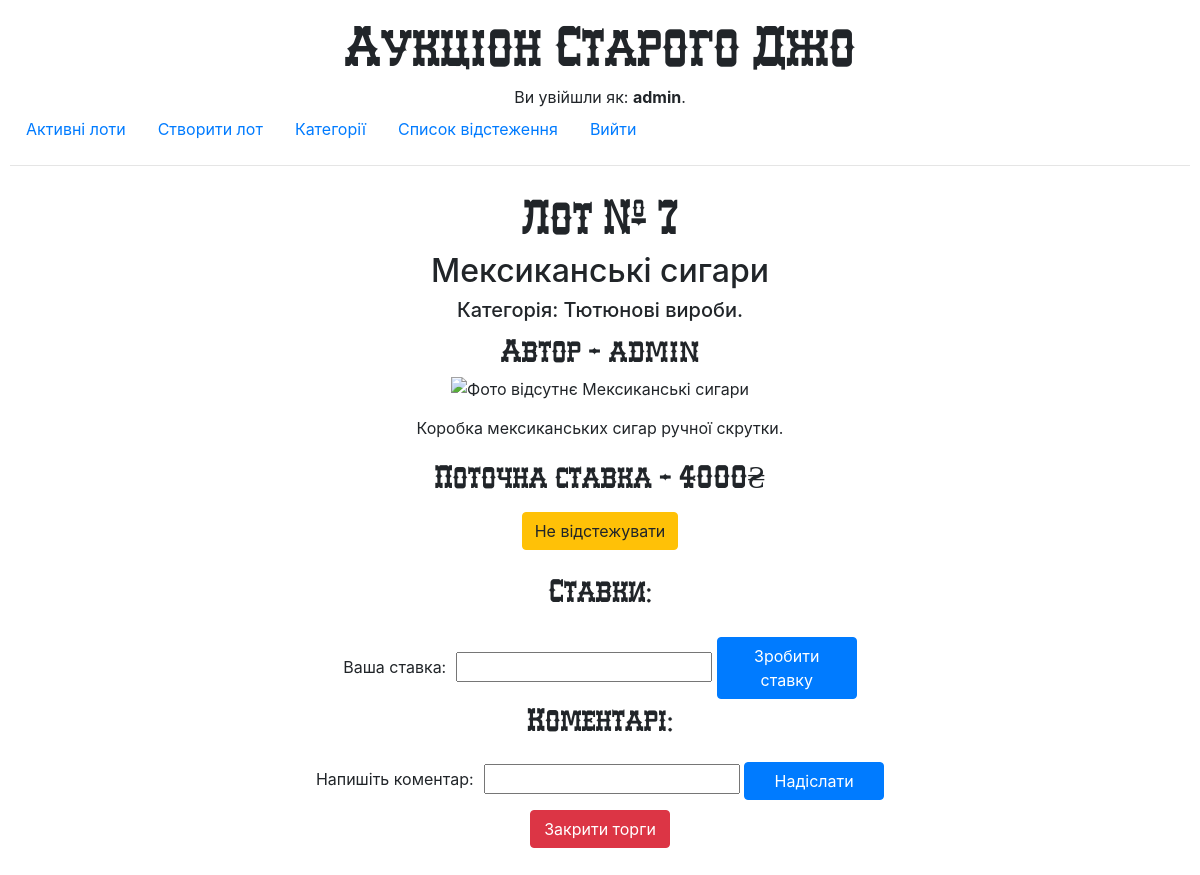
The page /lot/7 (signed in) on the database as committed earlier.
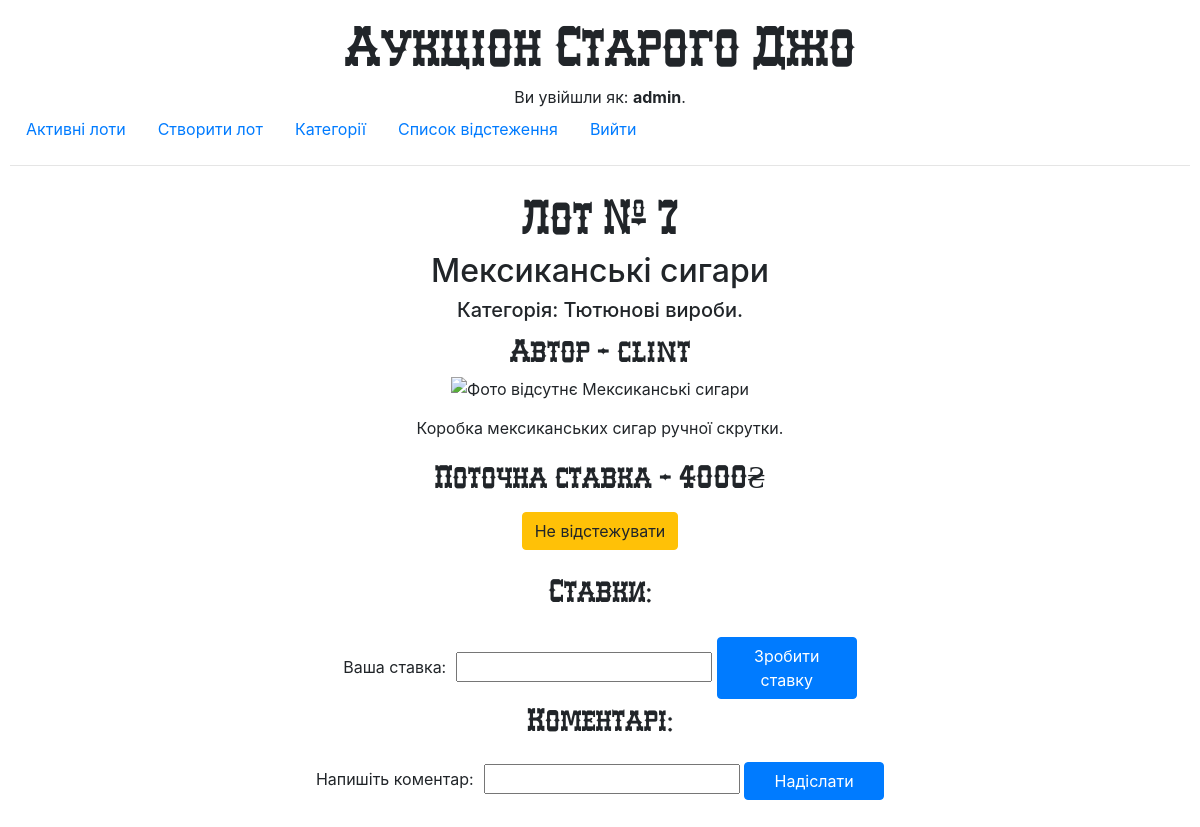
The same page on the database as committed later.
### auctions/models.py (models this page shows, shortened)
class User(AbstractUser):
    def __str__(self):
        return self.username

class Lot(models.Model):
    title = models.CharField(max_length=64)
    description  = models.TextField(max_length=512)
    first_bet = models.IntegerField()
    default_bet = models.IntegerField(default=1, blank=True)
    photo = models.URLField(max_length=200, blank=True)
    category = models.ManyToManyField(Category, related_name="lots")
    author = models.ForeignKey(User, default="1", on_delete=CASCADE, related_name="lot")
    is_open = models.BooleanField(default=1)

class Category(models.Model):
    category_title = models.CharField(max_length=64)
    eng_title = models.CharField(max_length=64, blank=True)
    def __str__(self):
        return f"{self.category_title}"

### auctions/views.py (the view)
# urls.py: path("lot/<str:id>", views.lot, name="lot"),
@login_required (login_url="login")
def lot(request, id):
    lot = Lot.objects.get(pk=id)
    categories = Category.objects.filter(lots=id)
    user = User.objects.get(username=request.user)
    bets = Bet.objects.filter(lot=id)
    comments = Comment.objects.filter(lot=id)
    sold = True
    if len(bets) >= 1:
        max_bet = bets[len(bets)-1].bet
    else:
        max_bet = lot.default_bet
        sold = False
    if lot.first_bet != max_bet:
        lot.first_bet = max_bet
        lot.save()
    if not user.list.filter(lot=lot):
        watched = True
    else:
        watched = False
    if request.method == "POST":
        watchlist = Watchlist.objects.get(id=user.id)
        if request.POST.get("button")== "Відстежувати":
            if not user.list.filter(lot=lot):
                watchlist.lot.add(lot)
                watchlist.save()
                watched = True
            else:
                watchlist.lot.remove(lot)
                watchlist.save()
                watched = False
        else:
            if not user.list.filter(lot=lot):
                watchlist.lot.add(lot)
                watchlist.save()
                watched = True
            else:
                watchlist.lot.remove(lot)
                watchlist.save()
                watched = False
        return HttpResponseRedirect(reverse ("watchlist"))
    else:
        return render(request, "auctions/lot.html", {
            "lot": lot,
            "bets": bets,
            "categories": categories,
            "id": id,
            "watched": watched,
            "max_bet": max_bet,
            "new_bet_form": NewBetForm,
            "user": user,
            "sold": sold,
            "new_comment_form": NewCommentForm,
            "comments": comments
        })

### auctions/templates/auctions/lot.html (shortened to what this page needs)
{% extends "auctions/layout.html" %}
{% block body %}
    <div class='lot_main_div'>
        <h2>Лот № {{lot.pk}}</h2>
        <h3>{{ lot.title }}</h3>
        <h5>{% if categories.first == categories.last %}Категорія: {% else %}Категорії: {% endif %}
            {% for category in categories %}{{category}}{% if category != categories.last %}, {% else %}.{% endif %}{% endfor %}</h4>
        <h4>Автор - {{lot.author}}</h4>
        <img class="lot_photo" src="{{lot.photo}}" alt="Фото відсутнє {{lot.title}}">
        <p>{{lot.description}}</p>
        {% if lot.is_open == True %}
            <h4>Поточна ставка - {{max_bet}}₴</h4>
            <div class="watchlist_form_div">
                <form action="{% url 'lot' id %}" method="POST">
                    {% if watched == True %}
                    <input type="submit" name='button' value="Відстежувати лот" class="btn btn-warning"></button>
                    {% else %}
                    <input type="submit" name='button' value="Не відстежувати" class="btn btn-warning"></button>
                    {% endif %}
                </form>
            </div>
                <h4>Ставки:</h4>
            <form action="{% url 'bet' id %}" method="POST">
                {{new_bet_form}}
                <button type="submit" name ='button' value="Зробити ставку" class="btn btn-primary">Зробити ставку</button>
            </form>
            <h4>Коментарі:</h4>
            <form action="{% url 'comment' id %}" method="POST">
                {{new_comment_form}}
                <button type="submit" name ='button' value="Надіслати" class="btn btn-primary">Надіслати</button>
            </form>
            {% if user == lot.author %}
            <div class="lot_close_button">
                <form action="{% url 'close' id %}" method="POST">
                    <button type="submit" class="btn btn-danger">Закрити торги</button>
                </form>
            </div>
            {% endif %}
        {% else %}
            <h4>Продано користувачу {{user.username}} за - {{max_bet}}₴</h4>
        {% endif %}
    </div>
{% endblock %}

### auctions/templates/auctions/layout.html (shortened to what this page needs)
{% load static %}
<!DOCTYPE html>
<html lang="uk">
    <head>
        <link rel="stylesheet" href="https://stackpath.bootstrapcdn.com/bootstrap/4.4.1/css/bootstrap.min.css">
        <link href="{% static 'auctions/styles.css' %}" rel="stylesheet">
    </head>
    <body>
        <h1 class='main_title'>Аукціон Старого Джо</h1>
        <div>
            {% if user.is_authenticated %}
                Ви увійшли як: <strong>{{ user.username }}</strong>.
            {% else %}
                Ви не авторизовані.
            {% endif %}
        </div>
        <ul class="nav">
            <li class="nav-item">
                <a class="nav-link" href="{% url 'index' %}">Активні лоти</a>
            </li>
            <li class="nav-item">
                <a class="nav-link" href="{% url 'create' %}">Створити лот</a>
            </li>
            <li class="nav-item">
                <a class="nav-link" href="{% url 'category' %}">Категорії</a>
            </li>
            <li class="nav-item">
                <a class="nav-link" href="{% url 'watchlist' %}">Список відстеження</a>
            </li>
            {% if user.is_authenticated %}
                <li class="nav-item">
                    <a class="nav-link" href="{% url 'logout' %}">Вийти</a>
                </li>
            {% endif %}
        </ul>
        <hr>
        {% block body %}
        {% endblock %}
    </body>
</html>

### auctions/static/auctions/styles.css (style rules this page uses)
body { padding: 10px; text-align: center; }
.main_title { font-family: 'WesterlandC', 'sans-serif'; }
.lot_main_div { display: -webkit-box; display: -ms-flexbox; display: flex; -webkit-box-orient: vertical; -webkit-box-direction: normal; -ms-flex-direction: column; flex-direction: column; -webkit-box-align: center; -ms-flex-align: center; align-items: center; -webkit-box-sizing: border-box; box-sizing: border-box; margin: 20px; margin-bottom: 70px; }
.lot_main_div img { max-width: 30%; }
.lot_main_div button { width: 140px; }
.lot_main_div h2 { font-family: 'WesterlandC', 'sans-serif'; font-size: 3rem; }
.lot_main_div h3 { font-size: 2rem; }
.lot_main_div h4 { font-family: 'WesterlandC', 'sans-serif'; font-size: 2rem; }
.lot_main_div img { margin-bottom: 15px; }
.lot_main_div .watchlist_form_div input { margin: 10px; margin-bottom: 20px; }
.lot_main_div label { margin-right: 10px; }
h1 { font-size: 3.5rem; }

Rows that differ between the two databases and show on the page:
changed Lot "Мексиканські сигари": author "admin" → "clint"; author_id 1 → 2 (drawn)
Other text that changed with them:
text no longer shown: "Закрити торги"
